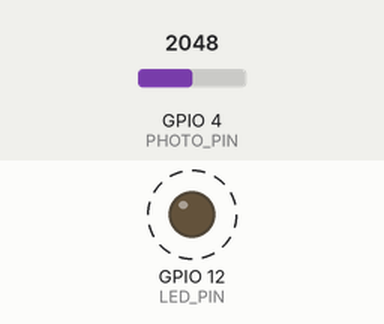
Simulated run of this sketch. Board: ESP32. Parts: output pins drawn as LEDs (lit = HIGH). Dashed ring = blinking. Inputs (shaded band) come from the test bench; at power-on: GPIO 4 (PHOTO_PIN) = 2048. What the sketch prints to the serial monitor is not drawn.

Above: at 0.5 s.
Timing chart, 0 to 3.5 s (numbered marks = the images above):
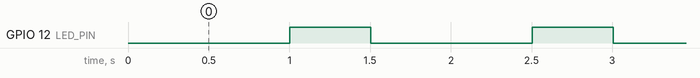

The sketch:

Photodiode.ino
```cpp
// ESP32 RED LED Pulse + Photodiode Reader
// LED pulses: 0.25s ON, 0.5s OFF
// Photodiode constantly sampled, outputs value if >2700 else 0

#define LED_PIN  12      // Red LED connected here
#define PHOTO_PIN  4    // Photodiode analog input (use ADC pin, e.g. GPIO34)

unsigned long lastToggle = 0;
bool ledState = false;

void setup() {
  Serial.begin(115200);
  pinMode(LED_PIN, OUTPUT);
  digitalWrite(LED_PIN, LOW);
}

void loop() {
  unsigned long currentMillis = millis();

  // LED pulsing logic
  if (!ledState && (currentMillis - lastToggle >= 1000)) {
    // Turn ON LED for 250ms
    digitalWrite(LED_PIN, HIGH);
    ledState = true;
    lastToggle = currentMillis;
  }
  else if (ledState && (currentMillis - lastToggle >= 500)) {
    // Turn OFF LED for 500ms
    digitalWrite(LED_PIN, LOW);
    ledState = false;
    lastToggle = currentMillis;
  }

  // Photodiode constant reading
  int rawValue = analogRead(PHOTO_PIN);

  if (rawValue > 2000) {
    Serial.println(rawValue);  // Show pulse
  } else {
    Serial.println(0);         // No pulse detected
  }

  delay(100); // small delay to stabilize readings
}
```

Measured:
- by itself, GPIO 12 (LED_PIN): alternates HIGH for 0.50 s and LOW for 1.0 s
